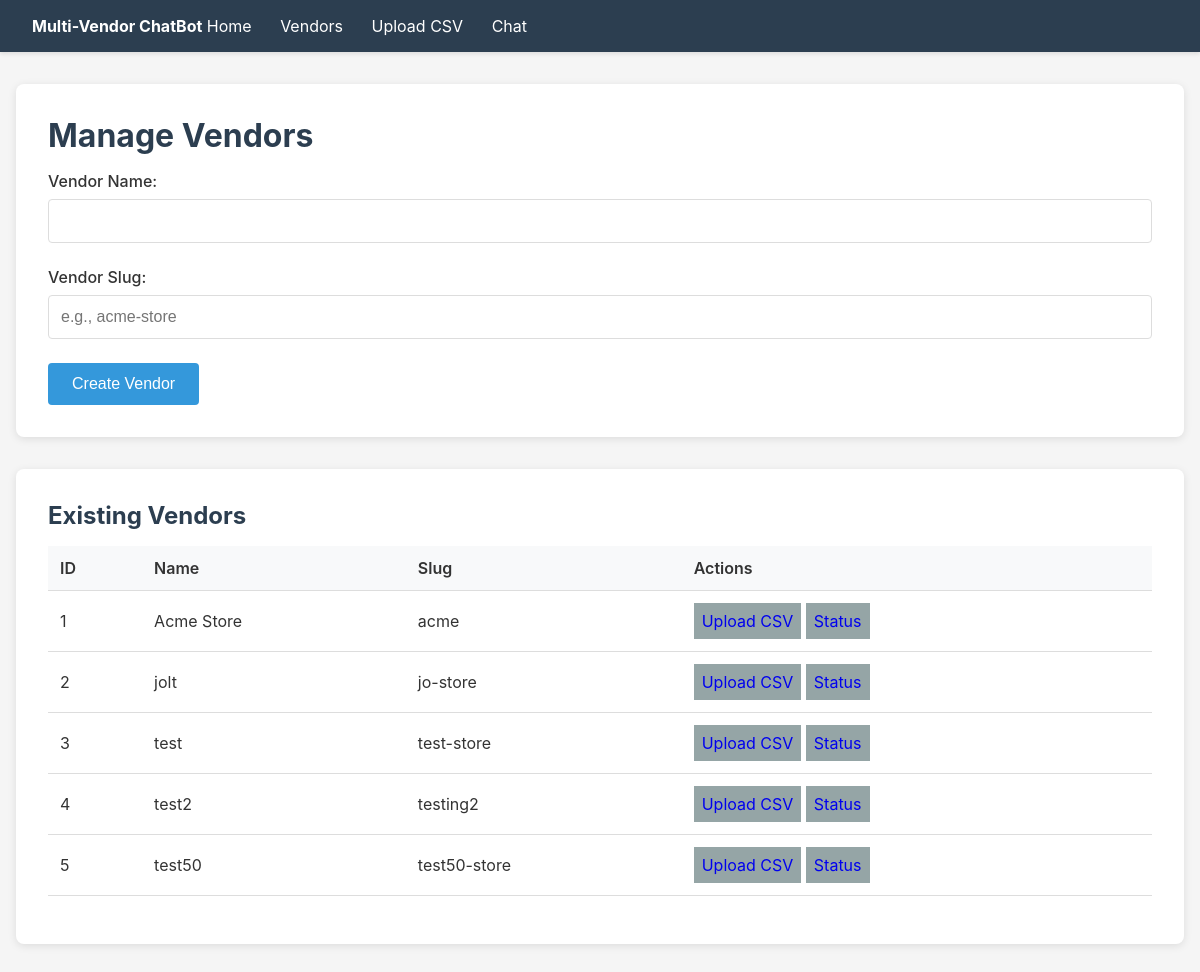
The app's page /vendors/ with its own data.
### django_backend/vendor_faqs/models.py (models this page shows, shortened)
class Vendor(models.Model):
    name = models.CharField(max_length=200)
    slug = models.SlugField(max_length=200, unique=True)

### django_backend/vendor_faqs/views.py (the view, shortened to what this page needs)
# urls.py: path('vendors/', views.vendor_list_view, name='vendor_list_view'),
def vendor_list_view(request):
    vendors = Vendor.objects.all()
    return render(request, 'vendor_list.html', {'vendors': vendors})

### django_backend/vendor_faqs/templates/vendor_list.html (shortened to what this page needs)
{% extends "base.html" %}
{% block content %}
<div class="card">
    <h1>Manage Vendors</h1>
    <form method="post">
        <div class="form-group">
            <label for="name">Vendor Name:</label>
            <input type="text" id="name" name="name" required>
        </div>
        <div class="form-group">
            <label for="slug">Vendor Slug:</label>
            <input type="text" id="slug" name="slug" required placeholder="e.g., acme-store">
        </div>
        <button type="submit">Create Vendor</button>
    </form>
</div>
<div class="card">
    <h2>Existing Vendors</h2>
    {% if vendors %}
        <table>
            <thead>
                <tr>
                    <th>ID</th>
                    <th>Name</th>
                    <th>Slug</th>
                    <th>Actions</th>
                </tr>
            </thead>
            <tbody>
                {% for vendor in vendors %}
                <tr>
                    <td>{{ vendor.id }}</td>
                    <td>{{ vendor.name }}</td>
                    <td>{{ vendor.slug }}</td>
                    <td>
                        <a href="/upload/?vendor_id={{ vendor.id }}" class="btn-secondary" style="padding:0.5rem;text-decoration:none;display:inline-block;">Upload CSV</a>
                        <a href="/ingestion/?vendor_id={{ vendor.id }}" class="btn-secondary" style="padding:0.5rem;text-decoration:none;display:inline-block;">Status</a>
                    </td>
                </tr>
                {% endfor %}
            </tbody>
        </table>
    {% else %}
        <p>No vendors yet. Create one above.</p>
    {% endif %}
</div>
{% endblock %}

### django_backend/vendor_faqs/templates/base.html (style rules this page uses)
* { margin: 0; padding: 0; box-sizing: border-box; }
body { font-family: -apple-system, BlinkMacSystemFont, 'Segoe UI', Roboto, 'Helvetica Neue', Arial, sans-serif; background: #f5f5f5; color: #333; }
h1, h2 { margin-bottom: 1rem; color: #2c3e50; }
.card { background: white; border-radius: 8px; padding: 2rem; margin-bottom: 2rem; box-shadow: 0 2px 8px rgba(0,0,0,0.1); }
.form-group { margin-bottom: 1.5rem; }
label { display: block; margin-bottom: 0.5rem; font-weight: 500; }
input[type="text"], input[type="number"], input[type="file"], select { width: 100%; padding: 0.75rem; border: 1px solid #ddd; border-radius: 4px; font-size: 1rem; }
button { background: #3498db; color: white; padding: 0.75rem 1.5rem; border: none; border-radius: 4px; cursor: pointer; font-size: 1rem; }
.btn-secondary { background: #95a5a6; }
table { width: 100%; border-collapse: collapse; margin-bottom: 1rem; }
table th, table td { padding: 0.75rem; text-align: left; border-bottom: 1px solid #ddd; }
table th { background: #f8f9fa; font-weight: 600; }

### records on screen
Vendor: id "1", name "Acme Store", slug "acme"
Vendor: id "2", name "jolt", slug "jo-store"
Vendor: id "3", name "test", slug "test-store"
Vendor: id "4", name "test2", slug "testing2"
Vendor: id "5", name "test50", slug "test50-store"
